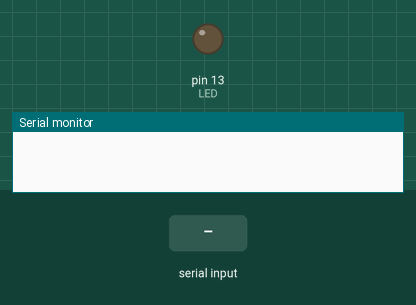
Recording of a sketch running on a simulated Arduino Uno, built with avr-gcc and run on an emulated ATmega328P. Parts: output pins drawn as LEDs (lit = HIGH), the last lines printed to the serial monitor. The inputs (shaded band) are chosen by the test bench.

Above: at 1.2 s.
1.3 s: "1" received over Serial
At 2.5 s:
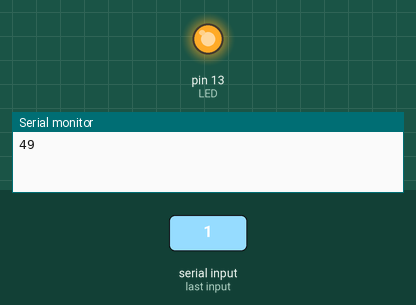
2.8 s: "2" received over Serial
At 3.6 s:
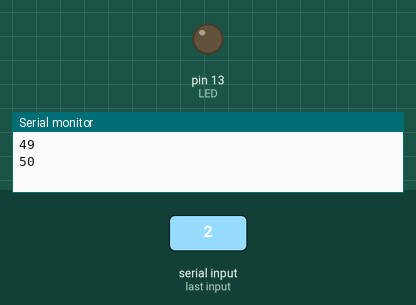
Timing chart, 0 to 5.8 s (numbered marks = the images above; inputs shaded):
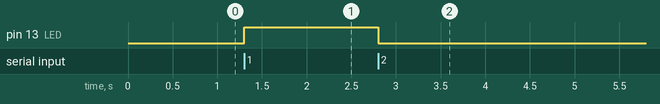

Measured:
- after the input at 1.3 s, pin 13 (LED): LOW → HIGH at once
- after the input at 2.8 s, pin 13 (LED): HIGH → LOW at once

The sketch:

test_ping.ino
```cpp
int LED = 13;
char data;
byte input;

void setup() {
  Serial.begin(9600);
  pinMode(LED,OUTPUT);
}

void loop() {
  data = Serial.available();

  if (data != 0){
    input = Serial.read();
    Serial.println(input);
    if (input == '1'){
      digitalWrite(LED,HIGH);
    }
    else if (input == '2'){
      digitalWrite(LED,LOW);
    }
  }

}
```
